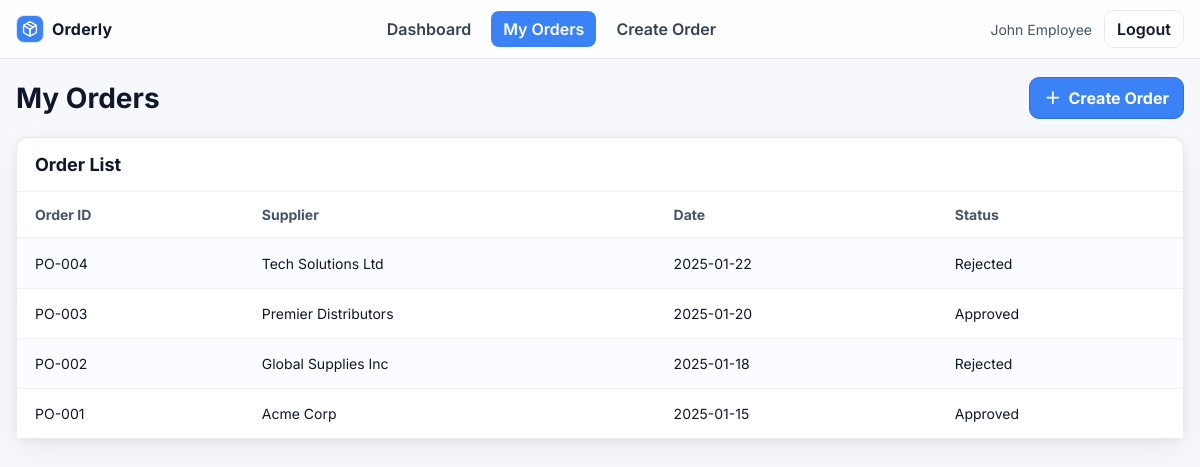
The page /employee/myOrders (signed in) on the database as committed earlier.
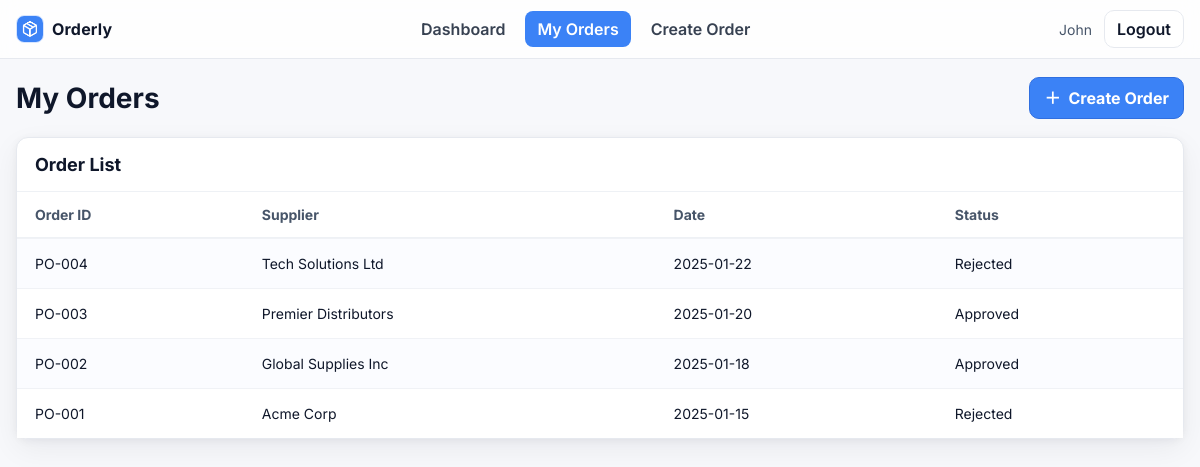
The same page on the database as committed later.
### models.py (models this page shows, shortened)
class Order(db.Model):
    id = db.Column(db.Integer, primary_key=True)
    code = db.Column(db.String(20), unique=True, nullable=False)     # e.g., "PO-001"
    date = db.Column(db.Date, default=date.today, nullable=False)
    amount = db.Column(db.Float, default=0.0)                         # total dollar amount
    product_name = db.Column(db.String(100))
    quantity = db.Column(db.Integer)
    status = db.Column(db.String(20), default="Pending")              # Pending, Approved, Rejected
    employee_id = db.Column(db.Integer, db.ForeignKey('user.id'), nullable=False)
    supplier_id = db.Column(db.Integer, db.ForeignKey('supplier.id')) # nullable if supplier optional

class Supplier(db.Model):
    id = db.Column(db.Integer, primary_key=True)
    name = db.Column(db.String(100))
    contact = db.Column(db.String(100))
    email = db.Column(db.String(100))
    address = db.Column(db.String(200))
    orders = db.relationship('Order', backref='supplier', lazy=True)

### app.py (the view)
@app.route('/employee/myOrders')
def employee_myorders():
    if session.get('role') != 'employee':
        flash("Unauthorized access"); return redirect('/')
    uid = session.get('user_id')
    orders = Order.query.filter_by(employee_id=uid).order_by(Order.id.desc()).all()
    return render_template('employee/myOrders.html', orders=orders)

### templates/employee/myOrders.html (shortened to what this page needs)
<!doctype html>
<html lang="en">
<head>
  <link rel="stylesheet" href="{{ url_for('static', filename='admin.css') }}">
</head>
<body>
  <header class="adminNavBar">
    <div class="adminNavInner">
      <a class="adminNavBrand" href="{{ url_for('employee_dashboard') }}">
        <img class="adminNavBrandLogo" src="{{ url_for('static', filename='images/logo.png') }}" alt="Orderly logo">
        <span class="adminNavBrandText">Orderly</span>
      </a>
      <nav class="adminNavLinks">
        <a class="adminNavLink" href="{{ url_for('employee_dashboard') }}">Dashboard</a>
        <a class="adminNavLink adminNavLinkActive" href="{{ url_for('employee_myorders') }}">My Orders</a>
        <a class="adminNavLink" href="{{ url_for('employee_createorders') }}">Create Order</a>
      </nav>
      <div class="adminNavRight">
        <span class="adminNavUser">{{ session.get('user_name','Employee') }}</span>
        <a class="adminNavBtn" href="{{ url_for('logout') }}">Logout</a>
      </div>
    </div>
  </header>
  <main class="adminSuppliersPage">
    <div class="adminSuppliersHeader">
      <h1 class="adminSuppliersTitle">My Orders</h1>
      <a href="{{ url_for('employee_createorders') }}" class="adminSuppliersAddBtn"><span class="adminSuppliersAddIcon">＋</span> Create Order</a>
    </div>
    <section class="adminSuppliersPanel">
      <div class="adminSuppliersPanelHead">
        <h2 class="adminSuppliersPanelTitle">Order List</h2>
      </div>
      <div class="adminSuppliersTableWrap">
        <table class="adminSuppliersTable">
          <thead>
            <tr>
              <th>Order ID</th>
              <th>Supplier</th>
              <th>Date</th>
              <th>Status</th>
            </tr>
          </thead>
          <tbody>
            {% for o in orders %}
            <tr>
              <td>{{ o.code }}</td>
              <td>{{ o.supplier.name if o.supplier else '-' }}</td>
              <td>{{ o.date }}</td>
              <td>
                <span class="EmployeeMyOrdersBadge
                  {% if o.status=='Approved' %}EmployeeMyOrdersBadgeGreen
                  {% elif o.status=='Rejected' %}EmployeeMyOrdersBadgeRed
                  {% else %}EmployeeMyOrdersBadgeAmber{% endif %}">
                  {{ o.status }}
                </span>
              </td>
            </tr>
            {% else %}
            <tr><td colspan="4">No orders yet.</td></tr>
            {% endfor %}
          </tbody>
        </table>
      </div>
    </section>
  </main>
</body>
</html>

Rows that differ between the two databases and show on the page:
changed Order "PO-002": status "Rejected" → "Approved"
changed Order "PO-001": status "Approved" → "Rejected"
Other text that changed with them:
{{ session.get('user_name','Employee') }}: "John Employee" → "John"
